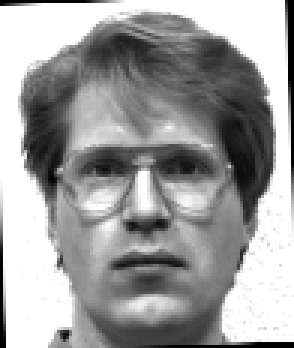
#> input picture data/train/01_01.png, 98 x 116 px (shown 3 times larger); its folder holds only this picture in this run
$ python eigenfaces.py
#> lines starting #> are read from the running program, lines starting #| are printed output that depends on the picture; after the words box and inside, x2 and y2 are one past the last pixel; in counts of white or black regions, pixels touching at a corner belong together
### lib.py
# VARIANTS_[STUDENT, SERVER, SOLUTION]

import numpy as np
import matplotlib.pyplot as plt
import pylab
import os

'''
    This package is to be used as a library. Please do not edit.
'''

# [33 lines left out: function plot_singular_values_and_energy, not called in this run]


def visualize_eigenfaces(n: int, pcs: np.ndarray, sv: np.ndarray, dim_x: int, dim_y: int):
    """
    Visualize eigenfaces.

    Arguments:
    n: number of eigenfaces to draw
    pcs: principal component matrix whose rows are the eigenfaces
    sv: singular values vector
    dim_x: x_dimension of the original images
    dim_y: y_dimension of the original images

    Side Effects:
    - Opens plotting window
    """
    fig = pylab.figure(figsize=(15, 8))
    m = int(np.ceil(n / 2))
    n = 2 * m

    for i in range(n):
        fig.add_subplot(2, m, i + 1)
        eface = pcs[i, :].reshape((dim_y, dim_x))
        plt.imshow(eface, cmap="Greys_r")
        plt.title('sigma = %.f' % sv[i])

    plt.show()


# [37 lines left out: function plot_identified_faces, not called in this run]

### eigenfaces.py
import numpy as np
import lib
import matplotlib.pyplot as plt
import glob
import matplotlib.image as mpimage


####################################################################################################


def load_images(path: str) -> list:
    """
    Load all images in path

    :param path: path of directory containing image files

    :return images: list of images (each image as numpy.ndarray and dtype=float64)
    """
#> called with path = 'data/train/*****.png'
    imgPaths = glob.glob(path)
    imgPaths = sorted(imgPaths)

    imgArray = []

    for index, name in enumerate(imgPaths):
        imgArray.append(mpimage.imread(name))

    return imgArray


def setup_data_matrix(images: list) -> np.ndarray:
    """
    Create data matrix out of list of 2D data sets.

    :param images: list of 2D images (assumed to be all homogeneous of the same size and type np.ndarray)

    :return D: data matrix that contains the flattened images as rows
    """
    imgArray = []

    for img in (images):
        imgArray.append(img.ravel().astype(float))

    return imgArray


def calculate_svd(D: np.ndarray) -> (np.ndarray, np.ndarray, np.ndarray):
    """
    Perform SVD analysis for given data matrix.

    :param D: data matrix of size n x m where n is the number of observations and m the number of variables

    :return eigenvec: matrix containing principal components as rows
    :return singular_values: singular values associated with eigenvectors
    :return mean_data: mean that was subtracted from data
    """
    ...

    mean_data = np.mean(D, axis=0)

    D -= mean_data

    U, S, V = np.linalg.svd(
        D, full_matrices=False)

    print(U.shape, S.shape, V.shape)

    return V, S, mean_data


# [53 lines left out: functions accumulated_energy, project_faces, identify_faces, not called in this run]


if __name__ == '__main__':
    ...
    imgArray = load_images("data/train/*****.png")
#> imgArray = 1 item
    imgDimensions = np.shape(imgArray[0])
#> imgDimensions = (116, 98)

    imgMatrix = setup_data_matrix(imgArray)
#> the loop in setup_data_matrix, `for img in (images):` made 1 pass
#> after the loop in setup_data_matrix, `for img in (images):`: imgArray = 1 item
#> imgMatrix = 1 item

    eigenvec, sv, mean = calculate_svd(imgMatrix)
#> in calculate_svd, `mean_data = np.mean(D, axis=0)`: mean_data = 11368 values, max 1 at index 42, min 0 at index 0, mean 0.622
#> in calculate_svd, `U, S, V = np.linalg.svd( D, full_matrices=False)`: U = [1]; S = [0]
#| (1, 1) (1,) (1, 11368)
#> sv = [0]; mean has the same summary as mean_data in calculate_svd

    lib.visualize_eigenfaces(n=10, sv=sv, pcs=eigenvec,
                             dim_x=imgDimensions[0], dim_y=imgDimensions[1])
#> the loop in visualize_eigenfaces, `for i in range(n):` made 2 passes
#> pass 1, in visualize_eigenfaces, `eface = pcs[i, :].reshape((dim_y, dim_x))`:
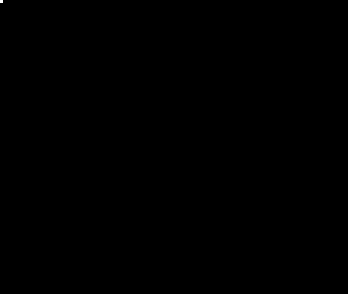
#> eface: shape (98, 116) float64 (shown 3 times larger); values 0 (black) and 1 (white), 0.01% white in thin lines or dots, all inside (x1, y1, x2, y2) = (0, 0, 1, 1)
#> (the run stopped early here; a loop or call above may not have finished)
